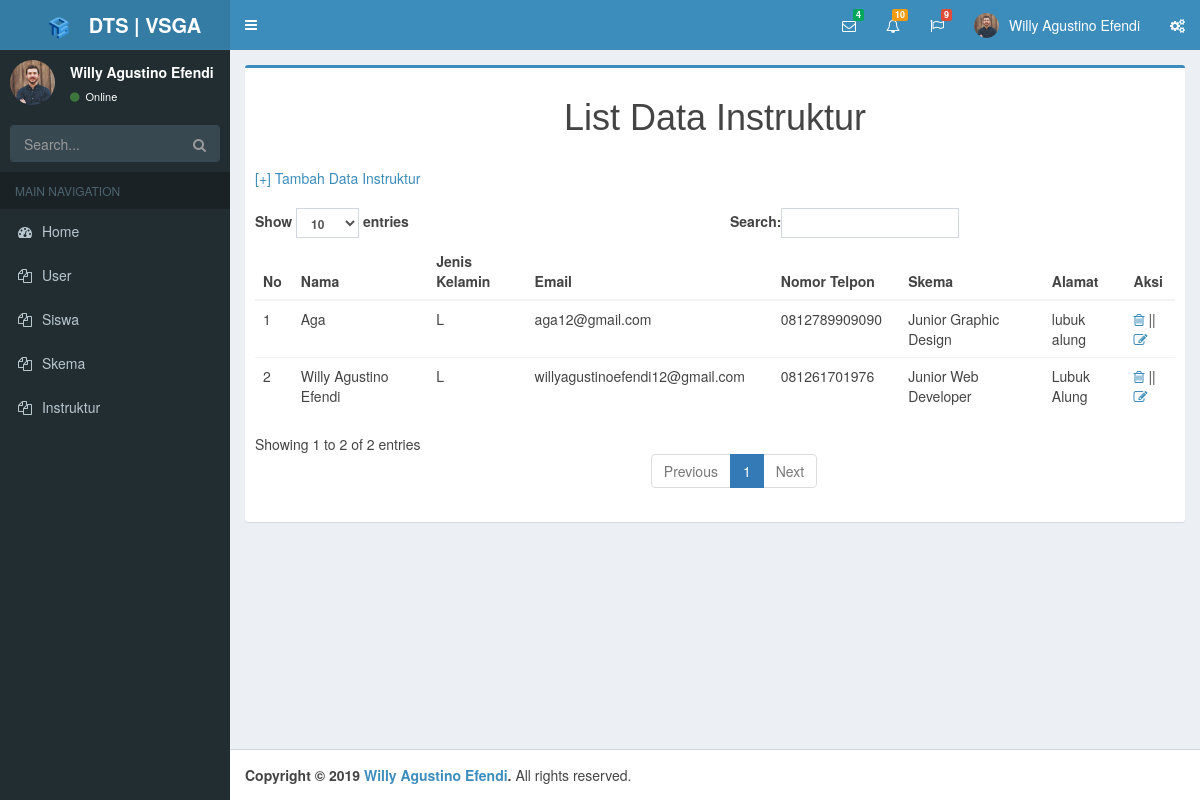
The page /index.php?p=instruktur (signed in) on the database its author committed.
### tables this page shows
CREATE TABLE `instruktur` (
  `id` int(11) NOT NULL,
  `nama` varchar(30) NOT NULL,
  `jekel` char(1) NOT NULL,
  `email` varchar(40) NOT NULL,
  `notelpon` varchar(20) NOT NULL,
  `id_skema` int(11) NOT NULL,
  `alamat` varchar(100) NOT NULL
);

CREATE TABLE `skema` (
  `id` int(11) NOT NULL,
  `nama_skema` varchar(30) NOT NULL,
  `keterangan` varchar(50) NOT NULL
);

### list_inst.php (the view)
<center><h1>List Data Instruktur</h1></center><br>
<?php
      if ($_SESSION['level']=='administrator') {
      ?>
<a href="?p=tambah_inst"> [+] Tambah Data Instruktur </a><br>
<?php
  	}
  	?>
<table id="example1" class="table table-hover table-bordere"><br>
	<thead>
		<tr>
			<th>No</th>
			<th>Nama</th>
			<th>Jenis Kelamin</th>
			<th>Email</th>
			<th>Nomor Telpon</th>
			<th>Skema</th>
			<th>Alamat</th>
			<th>Aksi</th>
		</tr>
	</thead>
	<tbody>
		<?php
		include 'koneksi.php';
		$data=mysqli_query($db, "SELECT * FROM skema,instruktur where instruktur.id_skema=skema.id order by instruktur.id DESC");
		$no=1;
		while ($row=mysqli_fetch_array($data)) {
		?>
			<tr>
				<td><?= $no; ?></td>
				<td><?=$row['nama'];?></td>
				<td><?=$row['jekel'];?></td>
				<td><?=$row['email'];?></td>
				<td><?=$row['notelpon'];?></td>
				<td><?=$row['nama_skema'];?></td>
				<td><?=$row['alamat'];?></td>
				<td>
					<a href="delete_inst.php?id=<?= $row['id']?>" onclick="return confirm( 'Apakah Anda yakin Menghapus Data Ini')" > <i class="fa fa-trash-o"></i> </a>
						||
					<a href="?p=edit_inst&id=<?= $row['id']?>" > <i class="fa fa-edit"></i> </a>
				</td>
			</tr>
		<?php
		$no++;
		}
		?>
</tbody>
</table>

### index.php (shortened to what this page needs)
<!DOCTYPE html>
<html>
<head>
  <link rel="stylesheet" href="css/bootstrap.min.css">
  <link rel="stylesheet" href="font-awesome/css/font-awesome.min.css">
  <link rel="stylesheet" href="dist/css/AdminLTE.min.css">
  <link rel="stylesheet" href="dist/css/skins/_all-skins.min.css">
</head>
<body class="hold-transition skin-blue sidebar-mini">
<div class="wrapper">
  <header class="main-header">
    <a href="index.php" class="logo">
      <img src="dist/img/favicon.ico" width="60" height="30" class="user-image" alt="User Image"><b>DTS | VSGA</b>
    </a>
    <nav class="navbar navbar-static-top">
      <a href="#" class="sidebar-toggle" data-toggle="push-menu" role="button">
      </a>
      <div class="navbar-custom-menu">
        <ul class="nav navbar-nav">
          <li class="dropdown messages-menu">
            <a href="#" class="dropdown-toggle" data-toggle="dropdown">
              <i class="fa fa-envelope-o"></i>
              <span class="label label-success">4</span>
            </a>
          </li>
          <li class="dropdown notifications-menu">
            <a href="#" class="dropdown-toggle" data-toggle="dropdown">
              <i class="fa fa-bell-o"></i>
              <span class="label label-warning">10</span>
            </a>
          </li>
          <li class="dropdown tasks-menu">
            <a href="#" class="dropdown-toggle" data-toggle="dropdown">
              <i class="fa fa-flag-o"></i>
              <span class="label label-danger">9</span>
            </a>
          </li>
          <li class="dropdown user user-menu">
            <a href="#" class="dropdown-toggle" data-toggle="dropdown">
              <img src="dist/img/user8-128x128.jpg" class="user-image" alt="User Image">
              <span class="hidden-xs">Willy Agustino Efendi</span>
            </a>
          </li>
          <li>
            <a href="#" data-toggle="control-sidebar"><i class="fa fa-gears"></i></a>
          </li>
        </ul>
      </div>
    </nav>
  </header>
  <aside class="main-sidebar">
    <section class="sidebar">
      <div class="user-panel">
        <div class="pull-left image">
          <img src="dist/img/user8-128x128.jpg" class="img-circle" alt="User Image">
        </div>
        <div class="pull-left info">
          <p>Willy Agustino Efendi</p>
          <a href="#"><i class="fa fa-circle text-success"></i> Online</a>
        </div>
      </div>
      <form action="#" method="get" class="sidebar-form">
        <div class="input-group">
          <input type="text" name="q" class="form-control" placeholder="Search...">
          <span class="input-group-btn">
                <button type="submit" name="search" id="search-btn" class="btn btn-flat"><i class="fa fa-search"></i>
                </button>
              </span>
        </div>
      </form>
      <ul class="sidebar-menu" data-widget="tree">
        <li class="header">MAIN NAVIGATION</li>
       <li>
         <a href="index.php?p=home">
            <i class="fa fa-dashboard"></i>
            <span>Home</span>
          </a>
       </li>
       <li>
          <a href="index.php?p=user">
            <i class="fa fa-files-o"></i>
            <span>User</span>
          </a>
        </li>
        <li>
          <a href="index.php?p=siswa">
            <i class="fa fa-files-o"></i>
            <span>Siswa</span>
          </a>
        </li>
        <li>
          <a href="index.php?p=skema">
            <i class="fa fa-files-o"></i>
            <span>Skema</span>
          </a>
        </li>
        <li>
          <a href="index.php?p=instruktur">
            <i class="fa fa-files-o"></i>
            <span>Instruktur</span>
          </a>
        </li>
       </ul>
    </section>
  </aside>
  <div class="content-wrapper">
    <section class="content ">
      <div class="row">
        <section class="col-lg-12 connectedtedSortable">
          <div class="box box-primary">
            <div class="box-header">
                 <?php
                      $page=isset($_GET['p']) ? $_GET['p'] : 'home';
                      if ($page=='instruktur') include 'list_inst.php';
                  ?>
              </div>
            </div>
          </section>
      </div>
    </section>
  </div>
  <footer class="main-footer"> <div class="pull-right hidden-xs"> </div> <strong>Copyright &copy; 2019 <a href="https://adminlte.io">Willy Agustino Efendi</a>.</strong> All rights reserved. </footer>
</div>
</body>
</html>

### rows shown on the page
instruktur: nama "Aga", jekel "L", email "aga12@gmail.com", notelpon "0812789909090", id_skema.nama_skema "Junior Graphic Design", alamat "lubuk alung"
instruktur: nama "Willy Agustino Efendi", jekel "L", email "willyagustinoefendi12@gmail.com", notelpon "081261701976", id_skema.nama_skema "Junior Web Developer", alamat "Lubuk Alung"
